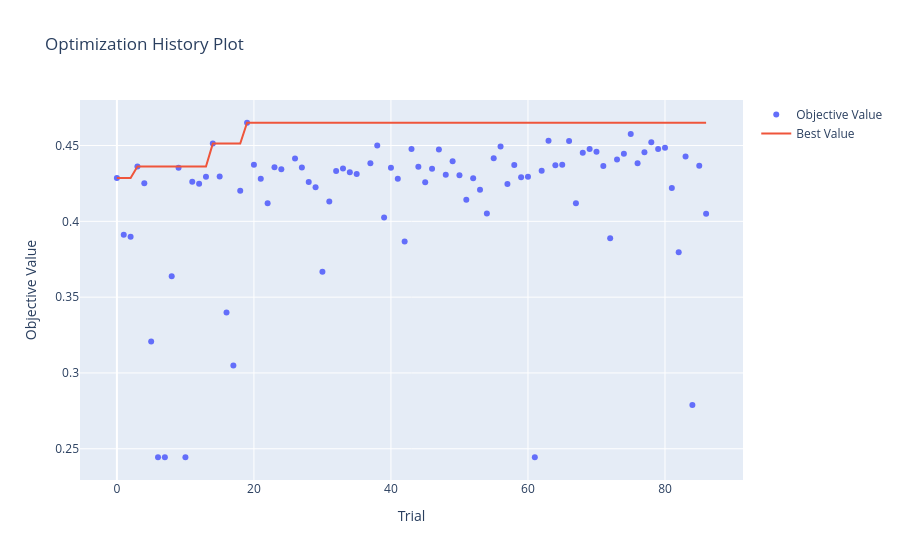
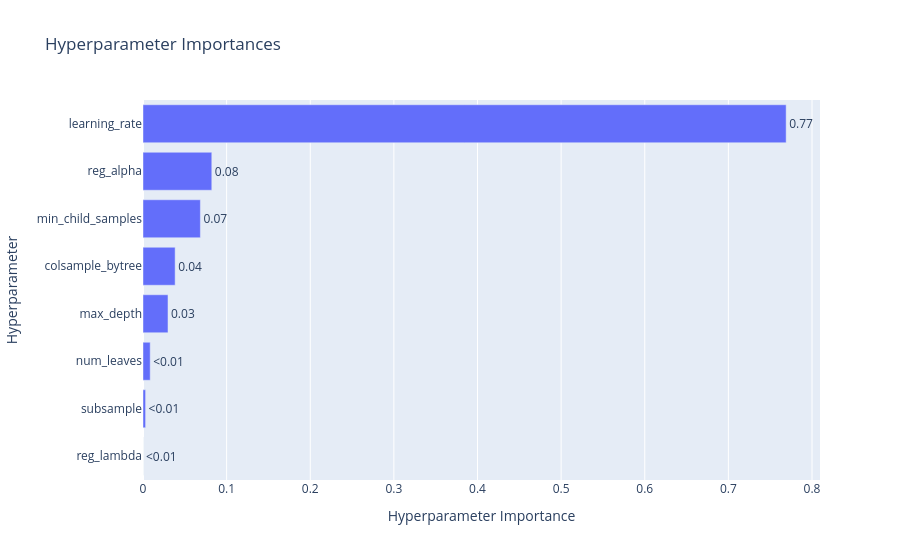
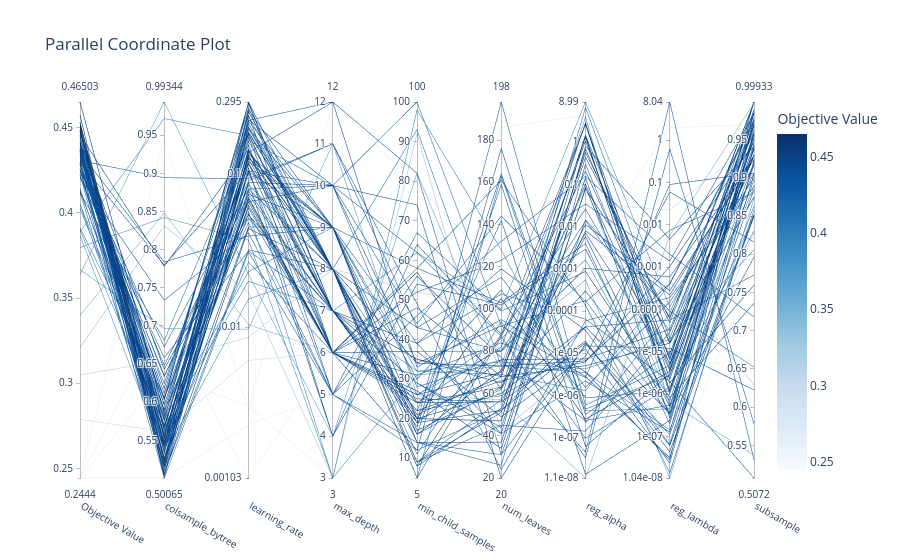

Notebook code cell kept with these figures, in order:
### Markdown cell above
### 3.4 Visualizaciones de Optuna [0.2 Puntos]

Optuna provee visualizaciones interactivas para analizar el proceso de optimización.

**To-do:**
- [ ] Graficar el historial de optimización (`plot_optimization_history`).
- [ ] Graficar la importancia de hiperparámetros (`plot_param_importances`).
- [ ] Graficar una visualización del comportamiento de los hiperparámetros (`plot_parallel_coordinate`)

### Code cell
from plotly.io import show

# Graficar historial de optimizacion de Optuna
fig = optuna.visualization.plot_optimization_history(study)
show(fig)

# Graficar importancia de hiperparámetros con Optuna
fig = optuna.visualization.plot_param_importances(study)
show(fig)

# Graficar visualizacion del comportamiento de los hiperparámetros con Optuna
fig = optuna.visualization.plot_parallel_coordinate(study)
show(fig)
